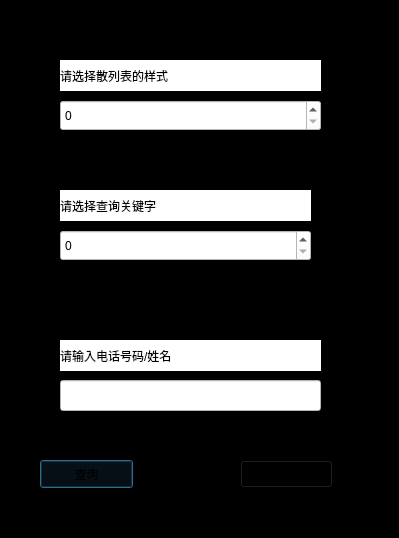
<?xml version="1.0" encoding="UTF-8"?>
<ui version="4.0">
 <class>Dialog</class>
 <widget class="QDialog" name="Dialog">
  <property name="geometry">
   <rect>
    <x>0</x>
    <y>0</y>
    <width>399</width>
    <height>538</height>
   </rect>
  </property>
  <property name="windowTitle">
   <string>Dialog</string>
  </property>
  <property name="styleSheet">
   <string notr="true">background-color: rgb(0, 0, 0);</string>
  </property>
  <widget class="QLabel" name="label">
   <property name="geometry">
    <rect>
     <x>60</x>
     <y>60</y>
     <width>261</width>
     <height>31</height>
    </rect>
   </property>
   <property name="styleSheet">
    <string notr="true">background-color: rgb(255, 255, 255);</string>
   </property>
   <property name="text">
    <string>请选择散列表的样式</string>
   </property>
  </widget>
  <widget class="QSpinBox" name="spinBox">
   <property name="geometry">
    <rect>
     <x>60</x>
     <y>100</y>
     <width>261</width>
     <height>31</height>
    </rect>
   </property>
   <property name="styleSheet">
    <string notr="true">background-color: rgb(255, 255, 255);</string>
   </property>
  </widget>
  <widget class="QLabel" name="label_2">
   <property name="geometry">
    <rect>
     <x>60</x>
     <y>190</y>
     <width>251</width>
     <height>31</height>
    </rect>
   </property>
   <property name="styleSheet">
    <string notr="true">background-color: rgb(255, 255, 255);</string>
   </property>
   <property name="text">
    <string>请选择查询关键字</string>
   </property>
  </widget>
  <widget class="QSpinBox" name="spinBox_2">
   <property name="geometry">
    <rect>
     <x>60</x>
     <y>230</y>
     <width>251</width>
     <height>31</height>
    </rect>
   </property>
   <property name="styleSheet">
    <string notr="true">background-color: rgb(255, 255, 255);</string>
   </property>
  </widget>
  <widget class="QLabel" name="label_3">
   <property name="geometry">
    <rect>
     <x>60</x>
     <y>340</y>
     <width>261</width>
     <height>31</height>
    </rect>
   </property>
   <property name="styleSheet">
    <string notr="true">background-color: rgb(255, 255, 255);</string>
   </property>
   <property name="text">
    <string>请输入电话号码/姓名</string>
   </property>
  </widget>
  <widget class="QPushButton" name="but_find">
   <property name="geometry">
    <rect>
     <x>40</x>
     <y>460</y>
     <width>93</width>
     <height>28</height>
    </rect>
   </property>
   <property name="text">
    <string>查询</string>
   </property>
  </widget>
  <widget class="QPushButton" name="but_close">
   <property name="geometry">
    <rect>
     <x>240</x>
     <y>460</y>
     <width>93</width>
     <height>28</height>
    </rect>
   </property>
   <property name="text">
    <string>取消</string>
   </property>
  </widget>
  <widget class="QLineEdit" name="lineEdit">
   <property name="geometry">
    <rect>
     <x>60</x>
     <y>380</y>
     <width>261</width>
     <height>31</height>
    </rect>
   </property>
   <property name="styleSheet">
    <string notr="true">background-color: rgb(255, 255, 255);</string>
   </property>
  </widget>
 </widget>
 <resources/>
 <connections/>
</ui>
